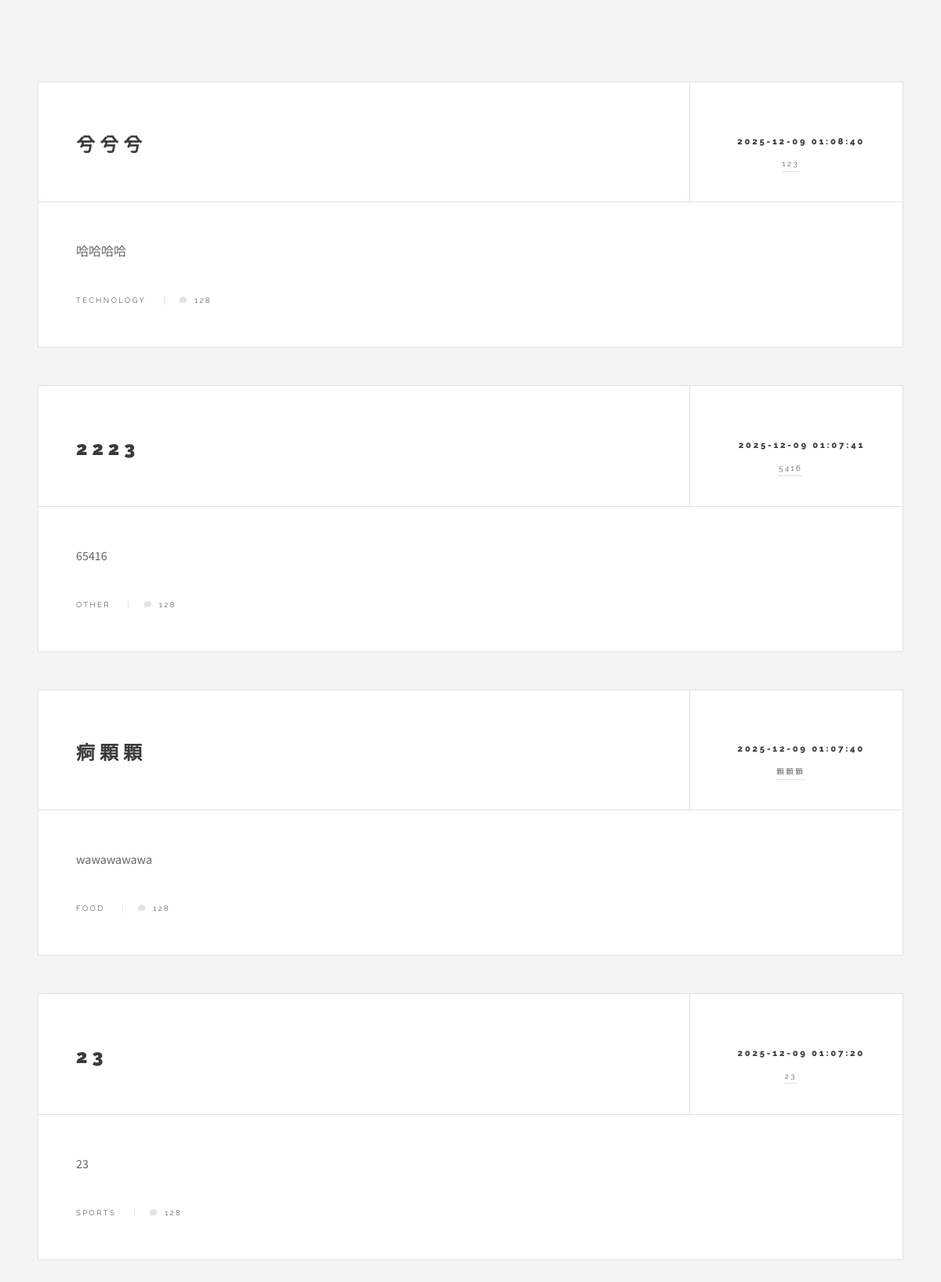
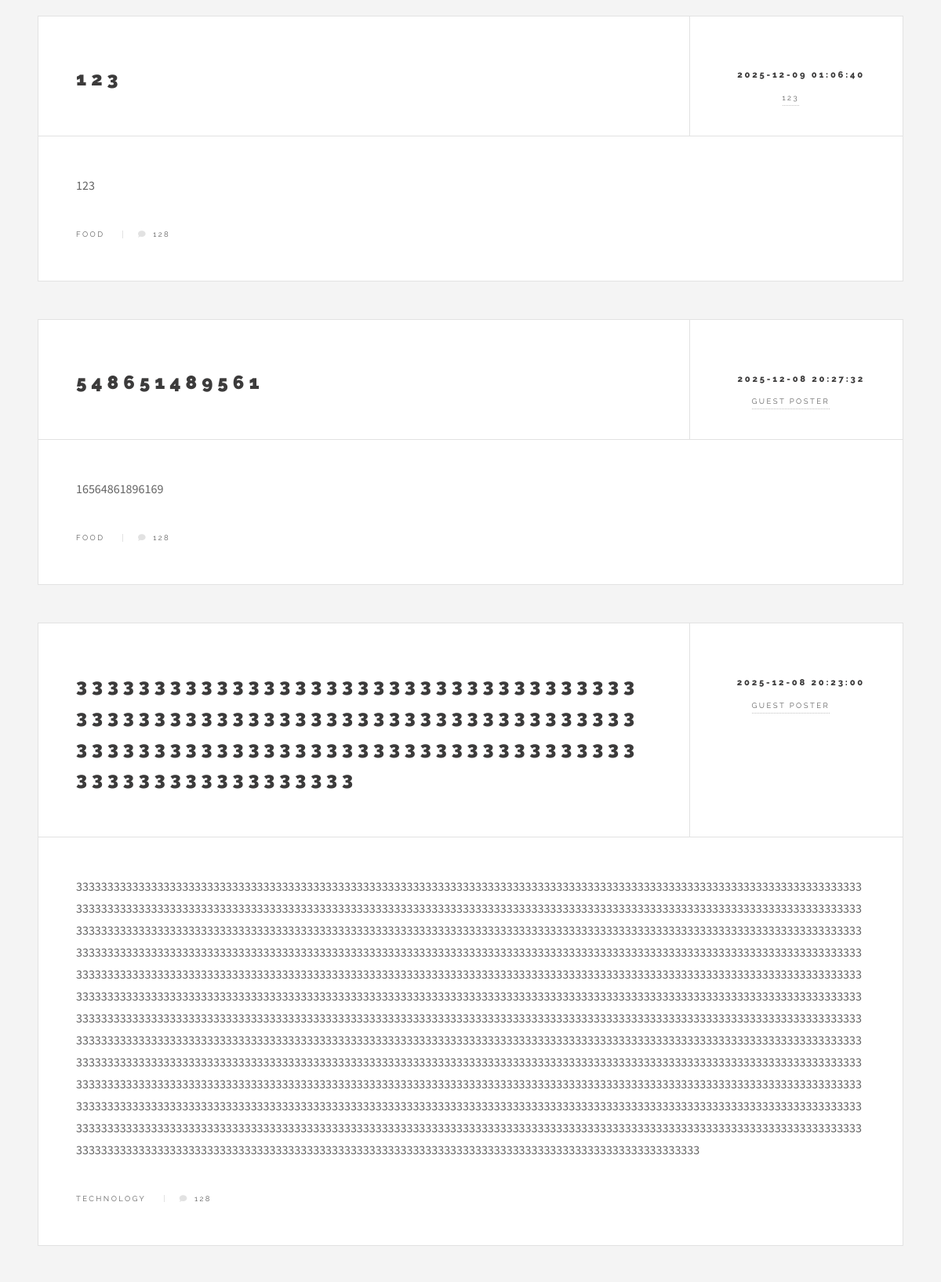
The page / (upper part) on the database its author committed (2 pictures, top to bottom).
### tables this page shows
CREATE TABLE data (title TEXT NOT NULL, content TEXT NOT NULL, author TEXT NOT NULL, time TEXT NOT NULL, category TEXT NOT NULL);

### main.py (the view)
@app.route('/')
def index():
    articles = get_all_articles()
    return render_template('index.html',articles=articles)

### main.py (called while the page is built)
def get_all_articles():
    conn = sqlite3.connect(DB_PATH)
    cursor = conn.cursor()
    query = 'SELECT title, content, author, time, category FROM data ORDER BY time DESC'
    cursor.execute(query)
    articles = cursor.fetchall()
    conn.close()
    return articles

### templates/index.html (shortened to what this page needs)
<!DOCTYPE HTML>
<html>
	<head>
		<link rel="stylesheet" href="{{ url_for('static', filename='assets/css/main.css') }}" />
	</head>
	<body class="is-preload">
			<div id="wrapper">
				<div id="main">
        			{% if articles %}
   					{% for article in articles %}
        			<article class="post">
            			<header>
                			<div class="title">
                    			<h2 class="article-content">{{ article[0] }}</h2>
                			</div>
                			<div class="meta">
                    			<time class="published" datetime="{{ article[3] }}">{{ article[3] }}</time>
                    			<a href="{{ url_for('author_posts', author_name=article[2]) }}" class="author"><span class="name">{{ article[2] }}</span></a>
                			</div>
            			</header>
            				<p class="article-content">{{ article[1] | safe }}</p>
            			<footer>
							<ul class="stats">
								<li>{{ article[4] }}</li>
								<li><a href="#" class="icon solid fa-comment">128</a></li>
							</ul>
            			</footer>
        			</article>
    				{% endfor %}
					{% else %}
    				<p>此分類下目前沒有文章。</p>
					{% endif %}
    			</div>
			</div>
	</body>
</html>

### rows shown on the page
data: title "兮兮兮", time "2025-12-09 01:08:40", author "123", content "哈哈哈哈", category "TECHNOLOGY"
data: title "2223", time "2025-12-09 01:07:41", author "5416", content "65416", category "OTHER"
data: title "痾顆顆", time "2025-12-09 01:07:40", author "顆顆顆", content "wawawawawa", category "FOOD"
data: title "23", time "2025-12-09 01:07:20", author "23", content "23", category "SPORTS"
data: title "123", time "2025-12-09 01:06:40", author "123", content "123", category "FOOD"
data: title "548651489561", time "2025-12-08 20:27:32", author "GUEST POSTER", content "16564861896169", category "FOOD"
data: title "333333333333333333333333333333333333333333333333333333333333333333333333333333333333333333333333333333333333333333333333333333", time "2025-12-08 20:23:00", author "GUEST POSTER", content "3333333333333333333333333333333333333333333333333333333333333333333333333333333333333333333333333333333333333333333333333333333333333333333333333333333333333333333333333333333333333333333333333333333333333333333333333333333333333333333333333333333333333333333333333333333333333333333333333333333333333333333333333333333333333333333333333333333333333333333333333333333333333333333333333333333333333333333333333333333333333333333333333333333333333333333333333333333333333333333333333333333333333333333333333333333333333333333333333333333333333333333333333333333333333333333333333333333333333333333333333333333333333333333333333333333333333333333333333333333333333333333333333333333333333333333333333333…", category "TECHNOLOGY"
